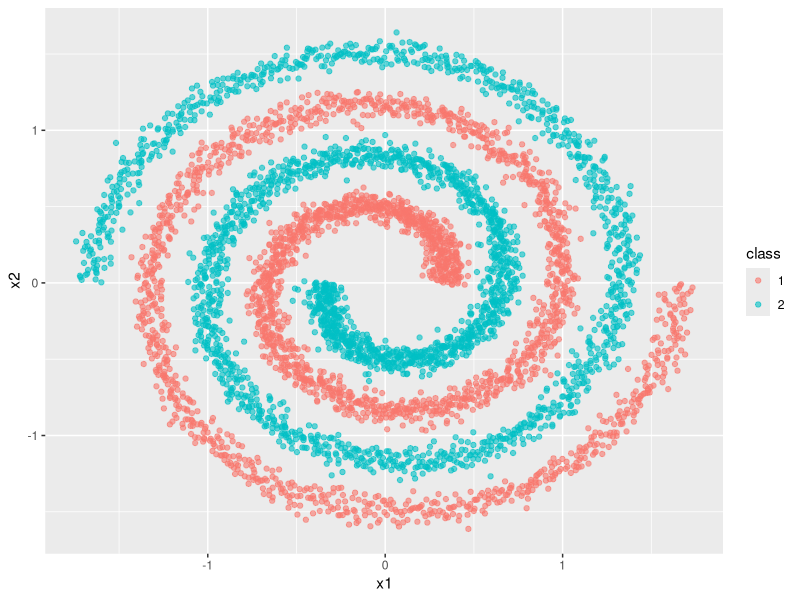
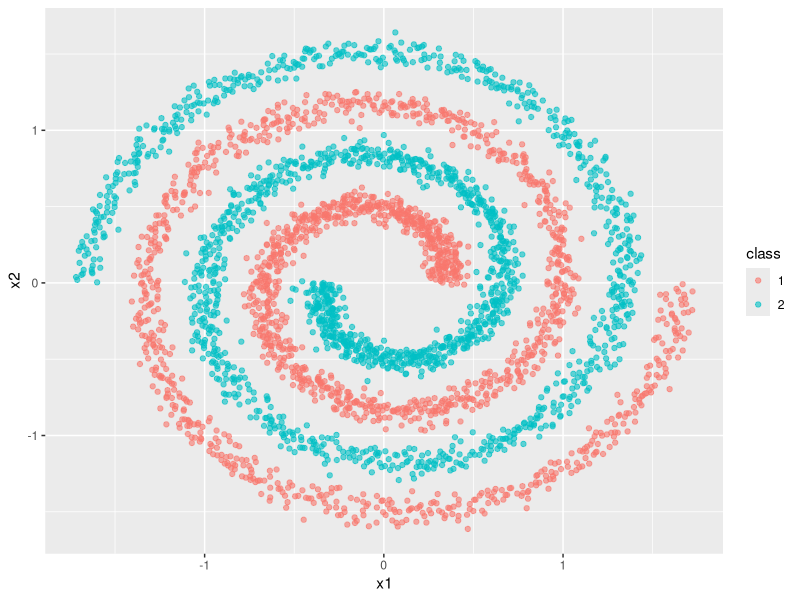
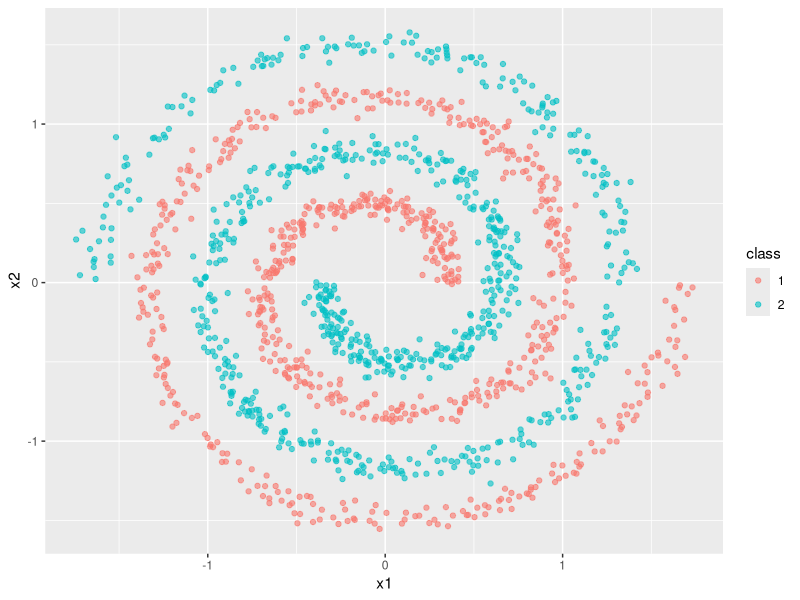
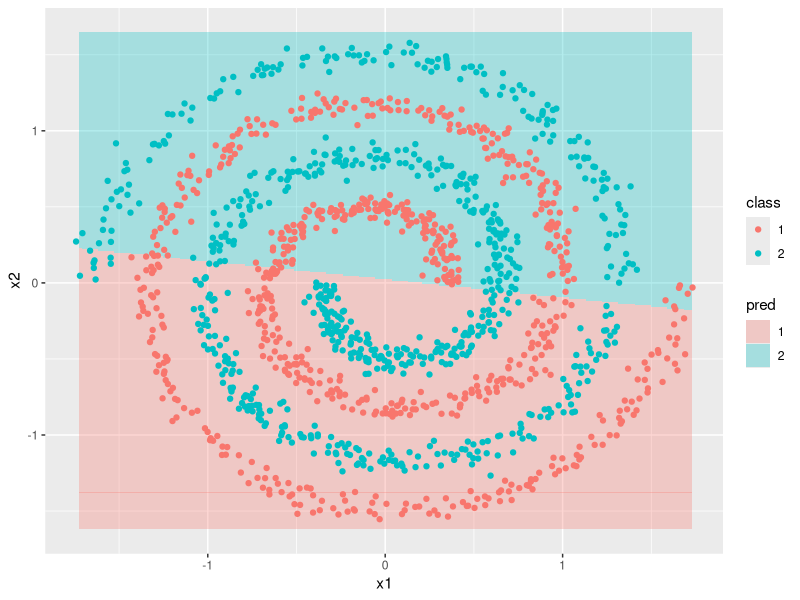
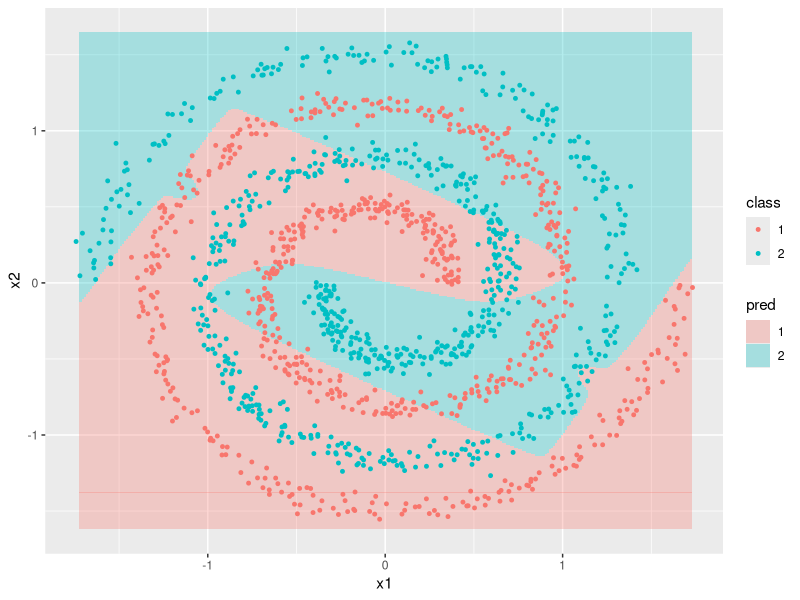
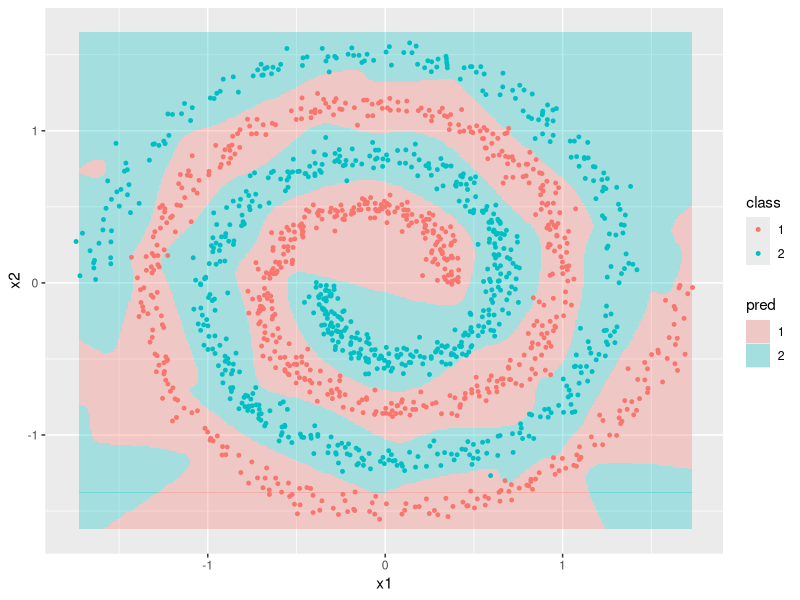

The R script that drew these images, in order:
## ---- chunk 1
library(nnet)
library(knitr)
library(mlbench)
library(ggplot2)
## ---- chunk 2
set.seed(123)

spiral <- mlbench.spirals(
  5000,
  cycles = 2,
  sd = 0.05
)

df <- data.frame(
  x1 = spiral$x[,1],
  x2 = spiral$x[,2],
  class = factor(spiral$classes)
)

head(df)

ggplot(
  df,
  aes(x1, x2, color = class)
) +
  geom_point(alpha = 0.6)
## ---- chunk 3
idx <- sample(
  seq_len(nrow(df)),
  size = floor(0.7 * nrow(df))
)

train <- df[idx, ]
test  <- df[-idx, ]

ggplot(
  train,
  aes(x1, x2, color = class)
) +
  geom_point(alpha = 0.6)
ggplot(
  test,
  aes(x1, x2, color = class)
) +
  geom_point(alpha = 0.6)
## ---- chunk 4
fit_multinom <- multinom(
  class ~ x1 + x2,
  data = train,
  trace = FALSE # 学習結果を非表示にする
)

pred_multinom <- predict(fit_multinom,test)
train_acc_multinom <- mean(pred_multinom == test$class)

train_acc_multinom
## ---- chunk 5
grid_train <- expand.grid(
  x1 = seq(
    min(train$x1),
    max(train$x1),
    length.out = 300
  ),
  x2 = seq(
    min(train$x2),
    max(train$x2),
    length.out = 300
  )
)
grid_train$pred <- predict(
  fit_multinom,
  grid_train
)
ggplot() +
  geom_tile(
    data = grid_train,
    aes(x1, x2, fill = pred),
    alpha = 0.3
  ) +
  geom_point(
    data = test,
    aes(x1, x2, color = class)
  )
## ---- chunk 6
fit_nnet_1 <- nnet(
  class ~ x1 + x2,
  data = train,
  size = 5,  # ユニット数の指定
  maxit = 2000,  # 学習の最大回数
  trace = FALSE # 学習の途中経過の表示有無
)
pred_train <- predict(
  fit_nnet_1,
  train,
  type = "class"
)

pred_nnet <- predict(
  fit_nnet_1,
  test,
  type = "class"
)

train_acc_fit_nnet_1 <- mean(pred_train == train$class)
test_acc_fit_nnet_1 <- mean(pred_nnet == test$class)

accuracy_1 <- data.frame(
  データ = c("訓練用データ", "評価用データ"),
  正答率 = c(train_acc_fit_nnet_1, test_acc_fit_nnet_1)
)

accuracy_1
## ---- chunk 7
grid_train$pred <- predict(
  fit_nnet_1,
  grid_train,
  type = "class"
)
ggplot() +
  geom_tile(
    data = grid_train,
    aes(x1, x2, fill = pred),
    alpha = 0.3
  ) +
  geom_point(
    data = test,
    aes(x1, x2, color = class),
    size = 1
  )

## ---- chunk 8
# サイズを変更
fit_nnet_2 <- nnet(
  class ~ x1 + x2,
  data = train,
  size = 20,
  maxit = 2000,
  trace = FALSE
)
pred_train <- predict(
  fit_nnet_2,
  train,
  type = "class"
)

pred_nnet <- predict(
  fit_nnet_2,
  test,
  type = "class"
)

train_acc_fit_nnet_2 <- mean(pred_train == train$class)
test_acc_fit_nnet_2 <- mean(pred_nnet == test$class)

accuracy_2 <- data.frame(
  データ = c("訓練用データ", "評価用データ"),
  正答率 = c(train_acc_fit_nnet_2, test_acc_fit_nnet_2)
)

accuracy_2
## ---- chunk 9
grid_train$pred <- predict(
  fit_nnet_2,
  grid_train,
  type = "class"
)
ggplot() +
  geom_tile(
    data = grid_train,
    aes(x1, x2, fill = pred),
    alpha = 0.3
  ) +
  geom_point(
    data = test,
    aes(x1, x2, color = class),
    size = 1
  )

## ---- chunk 10
# ユニット数
sizes <- c(1, 3, 5, 10, 15, 20, 40, 80, 120)

# 結果を保存するデータフレーム
result <- data.frame(
  size = sizes,
  train_accuracy = NA,
  test_accuracy = NA
)

# ユニット数ごとに学習〜正答率の確認までを繰り返し
for(i in seq_along(sizes)){

  set.seed(123)
  
  # モデル学習
  fit <- nnet(
    class ~ x1 + x2,
    data = train,
    size = sizes[i],
    maxit = 5000,
    decay = 0,
    trace = FALSE
  )

  # 訓練データで予測
  pred_train <- predict(
    fit,
    train,
    type = "class"
  )

  # テストデータで予測
  pred_test <- predict(
    fit,
    test,
    type = "class"
  )

  # 正答率を保存
  result$train_accuracy[i] <- mean(pred_train == train$class)
  result$test_accuracy[i]  <- mean(pred_test == test$class)
}

# 結果表示
result
